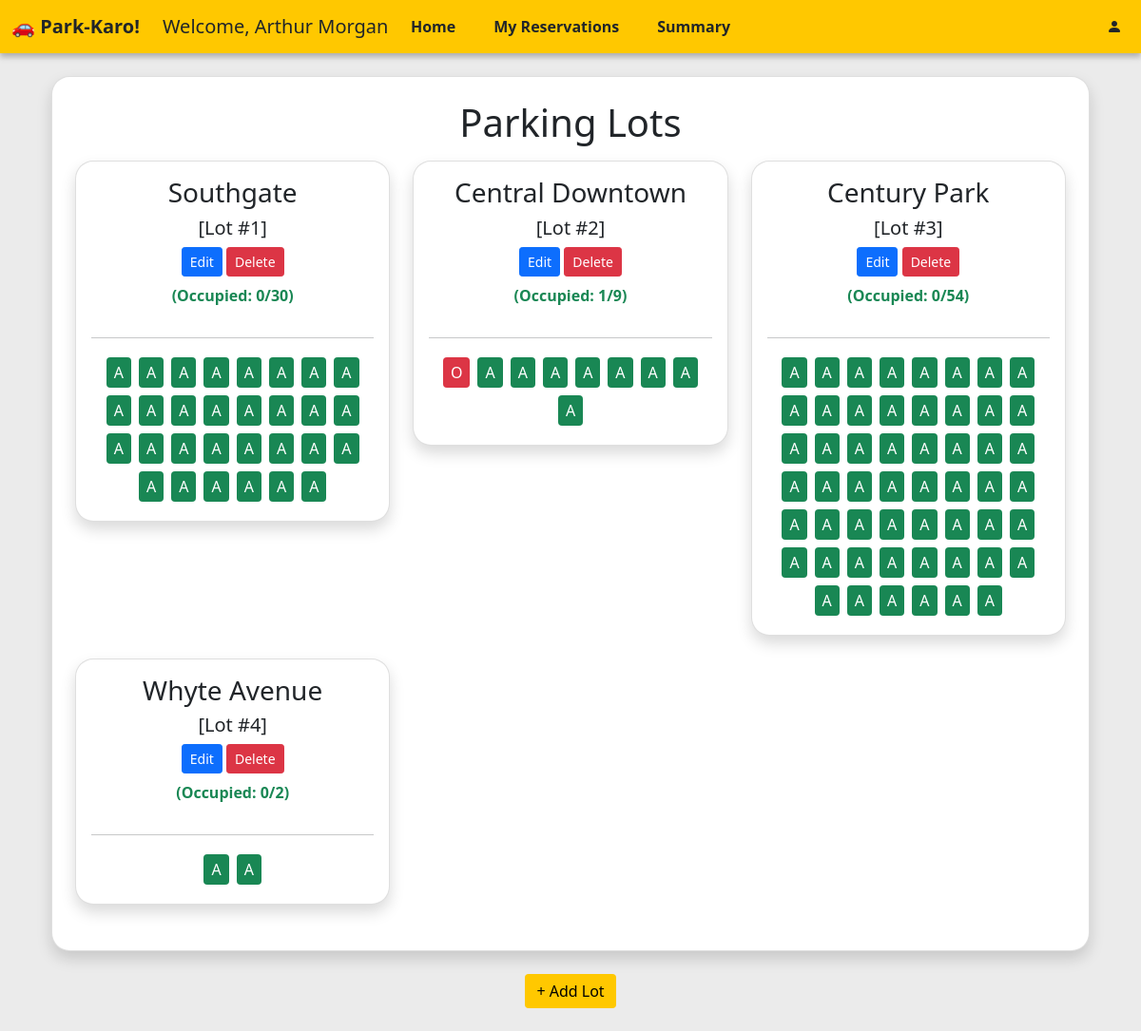
The app's page /admin/dashboard (signed in) with its own data.
### models/user.py (models this page shows, shortened)
class User(db.Model):
    __tablename__ = 'user'
    id = db.Column(db.Integer, primary_key=True)
    email = db.Column(db.String(120), unique=True, nullable=False)
    password = db.Column(db.String(200), nullable=False)
    name = db.Column(db.String(50), nullable=False)
    phone = db.Column(db.String(15), nullable=True)
    address = db.Column(db.String(200), nullable=True)
    pincode = db.Column(db.String(10), nullable=True)
    is_admin = db.Column(db.Boolean, default=False)
    reservations = db.relationship('Reserve', backref='user', lazy=True)

### models/lot.py (models this page shows)
class Lot(db.Model):
    __tablename__ = 'parkinglot'
    id = db.Column(db.Integer, primary_key=True)
    name = db.Column(db.String(50), nullable=False)
    price_per_hour = db.Column(db.Float, nullable=False)
    address = db.Column(db.String(200), nullable=False)
    pincode = db.Column(db.String(10), nullable=False)
    total_spots = db.Column(db.Integer, nullable=False)
    spots = db.relationship('Spot', backref='lot', lazy=True)

### models/spot.py (models this page shows)
class Spot(db.Model):
    __tablename__ = 'parkingspot'
    id = db.Column(db.Integer, primary_key=True)
    lot_id = db.Column(db.Integer, db.ForeignKey('parkinglot.id'), nullable=False)
    spot_number = db.Column(db.String(20), nullable=False)
    status= db.Column(db.Boolean, default=False)
    reservations = db.relationship('Reserve', backref='spot', lazy=True)

### controllers/auth.py (the view)
@api.route("/admin/dashboard")
def admin_dashboard():
    user_id = session.get("user_id")
    user = User.query.get(user_id)
    lots = Lot.query.all()
    return render_template("admin/dashboard.html", lots=lots, user=user, is_admin=True)

### app.py (called while the page is built)
def create_app():
    app = Flask(__name__)
    app.config['SQLALCHEMY_DATABASE_URI'] = 'sqlite:///parking.db'
    app.config['SQLALCHEMY_TRACK_MODIFICATIONS'] = False
    app.secret_key = "shh-its-a-secret"
    db.init_app(app)
    from models import lot, spot, reserve, user
    with app.app_context():
        db.create_all()
        if not User.query.filter_by(id=0).first():
            db.session.add(User(
                id=0,
                name='admin',
                email='admin@email.com',
                password=generate_password_hash('admin'),
                is_admin=True,
            ))
            db.session.commit()
    app.register_blueprint(auth_api)
    @app.route("/")
    def home():
        return render_template("home.html")
    @app.context_processor
    def inject_request():
        return dict(request=request)
    return app

### templates/admin/dashboard.html (shortened to what this page needs)
  {% extends "dash_layout.html" %}
  {% block content %}
  <div class="container mt-4">
    <div class="card shadow rounded p-4">
      <h1 class="mb-3 fw-normal text-center">Parking Lots</h1>
    <div class="row">
      {% for lot in lots %}
      <div class="col-md-4 mb-4">
        <div class="card shadow p-3 rounded">
          <h3 class="card-title fw-normal text-center">{{ lot.name }}<br><h5 class="card-title fw-normal text-center">[Lot #{{ lot.id }}]</h5></h3>
          <div class="text-center mb-2">
            <a href="{{ url_for('auth.edit_lot', lot_id=lot.id) }}" class="btn btn-primary btn-sm">Edit</a>
            <a href="{{ url_for('auth.delete_lot', lot_id=lot.id) }}" class="btn btn-danger btn-sm">Delete</a>
          </div>
          {% set occupied = lot.total_spots - lot.spots | selectattr('status', 'equalto', False) | list | length %}
          {% set is_full = occupied == lot.total_spots %}
          <p class="text-center fw-bold {{ 'text-danger' if is_full else 'text-success' }}">
            (Occupied: {{ occupied }}/{{ lot.total_spots }})
          </p>
          <hr>
          <div class="d-flex flex-wrap justify-content-center">
          {% for spot in lot.spots %}
          {% if not spot.status %}
            <a href="{{ url_for('auth.view_spot', spot_id=spot.id) }}" class="text-dark text-decoration-none">
              <div class="m-1 px-2 py-1 bg-success text-white rounded">A</div>
            </a>
          {% else %}
            <a href="{{ url_for('auth.view_spot', spot_id=spot.id) }}" class="text-dark text-decoration-none">
              <div class="m-1 px-2 py-1 bg-danger text-white rounded">O</div>
            </a>
          {% endif %}
        {% endfor %}
        </div>
        </div>
      </div>
      {% endfor %}
    </div>
  </div>
      <div class="d-flex justify-content-center mt-4 mb-4">
        <a href="{{ url_for('auth.add_lot') }}" class="btn btn-warning">+ Add Lot</a>
      </div>
    </div>
  </div>
  {% endblock %}

### templates/dash_layout.html (shortened to what this page needs)
<!DOCTYPE html>
<html lang="en">
<head>
    <link href="https://cdn.jsdelivr.net/npm/bootstrap@5.0.2/dist/css/bootstrap.min.css" rel="stylesheet">
    <link href="https://cdn.jsdelivr.net/npm/bootstrap-icons@1.10.5/font/bootstrap-icons.css" rel="stylesheet">
</head>
<body>
{% set is_admin = session.get('is_admin') %}
{% set current_path = request.path %}
<nav class="navbar navbar-expand-lg" style="background-color: #ffc800; box-shadow: 0 4px 6px rgba(0, 0, 0, 0.264); position: relative;">
  <div class="container-fluid">
    {% if is_admin %}
    <a class="navbar-brand text-dark fw-bold" href="/admin/dashboard">🚗 Park-Karo!</a>
    <p class="text-danger lead ms-2 mb-0">Admin</p>
    {% else %}
    <a class="navbar-brand text-dark fw-bold" href="/user/dashboard">🚗 Park-Karo!</a>
    {% if user is defined %}
    <p class="text-dark lead ms-2 mb-0">Welcome, {{user.name}}</p>
    {% endif %}
    {% endif %}
    <div class="navbar-center position-absolute top-50 start-50 translate-middle">
      <ul class="navbar-nav d-flex flex-row gap-4">
      <li class="nav-item">
        <a class="nav-link fw-bold text-dark
          "
          href="{{ '/admin/dashboard' if is_admin else '/user/dashboard' }}">
          Home
        </a>
      </li>
      {% if not is_admin %}
        <li class="nav-item">
          <a class="nav-link fw-bold text-dark {% if current_path == '/user/reservations' %}active bg-secondary rounded{% endif %}" href="/user/reservations">My Reservations</a>
        </li>
      {% endif %}
      <li class="nav-item">
        <a class="nav-link fw-bold text-dark
          "
          href="{{ '/admin/dashboard/summary' if is_admin else '/user/dashboard/summary' }}">
          Summary
        </a>
      </li>
      </ul>
    </div>
    <ul class="navbar-nav ms-auto ">
      <li class="nav-item dropdown">
        <a class="nav-link text-dark" href="#" id="profileDropdown" role="button" data-bs-toggle="dropdown" aria-expanded="false">
          <i class="bi bi-person-fill"></i>
        </a>
      </li>
    </ul>
  </div>
</nav>
<div class="container mt-4">
    {% block content %}
    {% endblock %}
</body>
</html>

### templates/admin/dashboard.html (style rules this page uses)
body { background-color: #ebebeb; }
.card { border-radius: 1.2rem !important; }
.card.shadow { box-shadow: 0 4px 12px rgba(0, 0, 0, 0.1); }
.btn-warning { background-color: #ffc800; border: none; }

### records on screen
User: name "Arthur Morgan"
Lot: name "Southgate", id "1", occupied "0", total_spots "30"
Lot: name "Central Downtown", id "2", occupied "1", total_spots "9"
Lot: name "Century Park", id "3", occupied "0", total_spots "54"
Lot: name "Whyte Avenue", id "4", occupied "0", total_spots "2"
